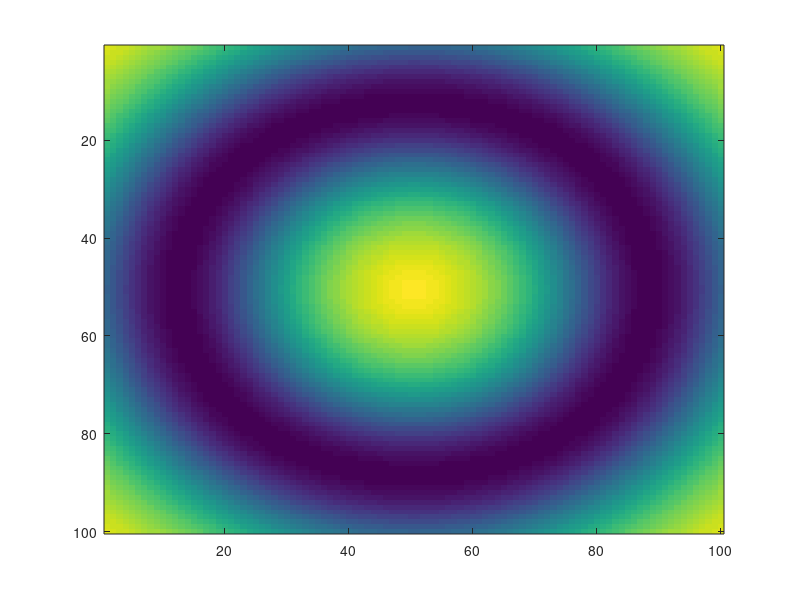

This figure's MATLAB source: (Note: this script raises an error after producing the figure.)
addpath('/Users/mirebeau/bin/2017/ITKFM_Matlab/MFiles')

% TODO
% - Remove the Hi there (2).
% - Print the warning sign correctly. (Undisplayed error message: Seeds has inappropriate shape.)

% Create a synthetic vector field, pushing towards the unit circle.
n=100;
lin=linspace(-1.3,1.3,n);
[x,y]=meshgrid(lin,lin);
r=sqrt(x.^2+y.^2);
%imagesc(r); pause;

scale = -0.7*tanh(2*(1-r));
vx = scale.*x./r;
vy = scale.*y./r;
%imagesc(scale); pause;
imagesc(vx.*vx+vy.*vy); pause;

% Create the Rander metric.
Speed = ones(5,n,n);
Speed(1,:,:)=1;
Speed(2,:,:)=0;
Speed(3,:,:)=1;
Speed(4,:,:)=vx;
Speed(5,:,:)=vy;

clear('input');
clear('output');
input.NormType = 'Finsler2DNorm';
input.Origin=[x(1,1);y(1,1)];
input.Spacing=[x(2,2)-x(1,1); y(2,2)-y(1,1)];
input.TransposeFirstTwoImageCoordinates=1;
input.Metric=Speed;
input.Seeds = [0;0;0];
%input.Tips = [1.2,-0.5;1.2,-0.2];


output = AnisotropicFastMarching_EarlyAbort(input);

Distance = output.Distance;
%NotReached = Distance == max(Distance(:));
%Distance(NotReached) = 0;
imagesc(Distance);

% Now : extract level set, initialize and flow back.
% That will be many seeds.
